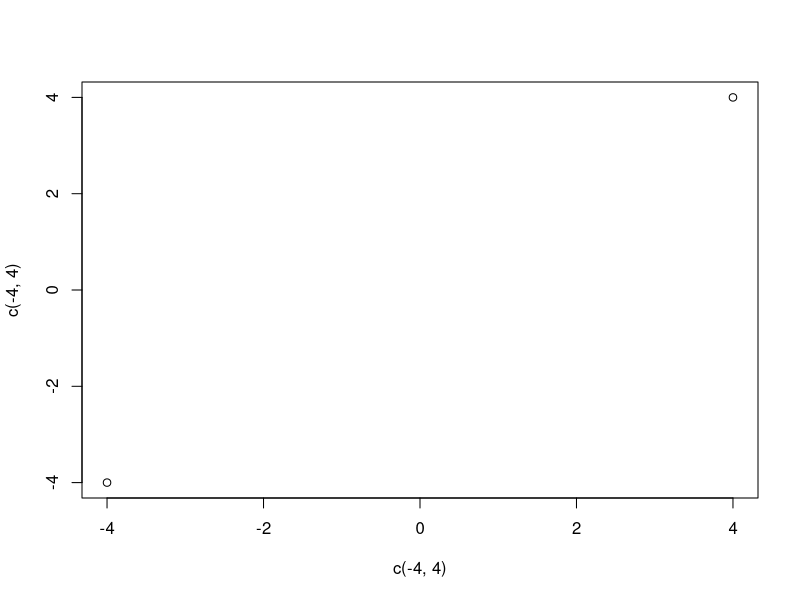

Write R code to recreate this figure. (Note: a time limit stopped this script after it produced the figure.)
# https://es.wikipedia.org/wiki/Conjunto_de_Mandelbrot

cc = seq(-2,2,.01)

plot(c(-4,4),c(-4,4))

img = matrix(rep(0,1000*1000), ncol=1000)

for (x in cc){
  for (y in cc){
    c = complex(real=x, imaginary =y)
    z=0
    for (i in 1:1000){
       z = z^2 + c
    }
    if(abs(z)<=100){
      ix = round((x+2)*999/4) + 1
      iy = round((y+2)*999/4) + 1
      img[ix,iy] = 1
    }
  }
}

image(img)
